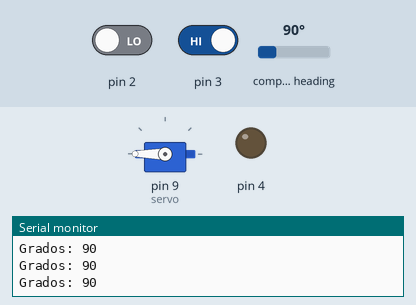
Recording of a sketch running on a simulated Arduino Uno, built with avr-gcc and run on an emulated ATmega328P. Parts: servo, output pins drawn as LEDs (lit = HIGH), the last lines printed to the serial monitor. The inputs (shaded band) are chosen by the test bench; at power-on: compass heading 90°, pin 3 HIGH, pin 2 LOW.

Above: at 1.2 s.
1.3 s: compass heading set to 93°
At 2.1 s:
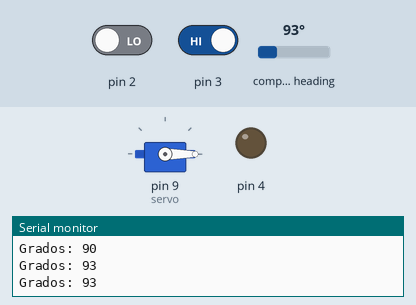
2.8 s: pin 3 driven LOW
At 4.0 s:
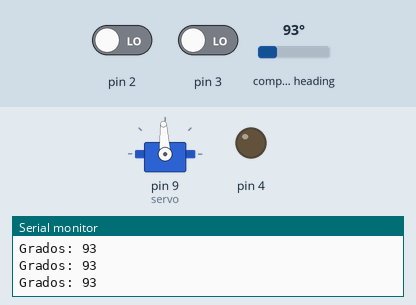
4.6 s: pin 2 driven HIGH
6.7 s: pin 3 driven HIGH
At 7.9 s:
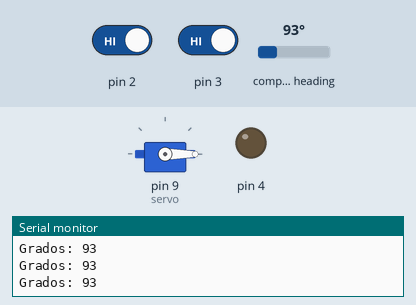
8.5 s: compass heading set to 352°
At 9.8 s:
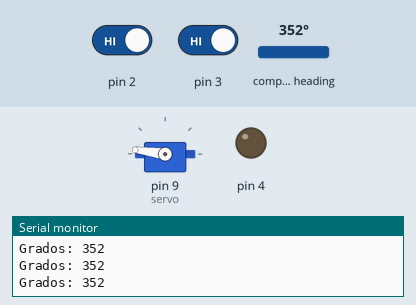
10.2 s: compass heading set to 7°
At 11.7 s:
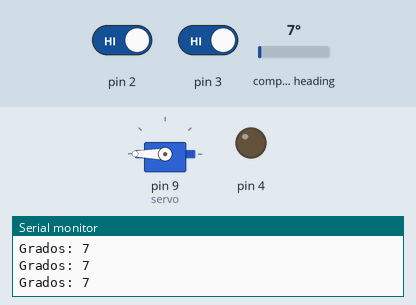
Timing chart, 0 to 13.0 s (numbered marks = the images above; inputs shaded):
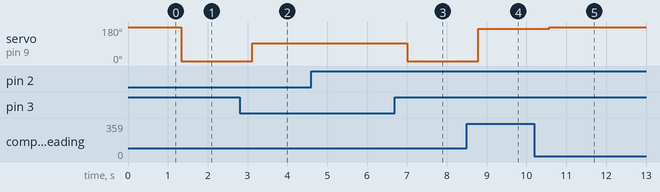

The sketch:

bruju.ino
```cpp
/*
===============================================================================================================
QMC5883LCompass.h Library XYZ Example Sketch
Learn more at [https://github.com/mprograms/QMC5883LCompass]

*/
#include <QMC5883LCompass.h>
#include <Servo.h>

Servo servo;

QMC5883LCompass compass;

void setup() {
  servo.attach(9);
  Serial.begin(9600);
  compass.init();
  compass.setMode(0x01,0x08,0x00,0x00);
  compass.setMagneticDeclination(3,6);
  pinMode(2,INPUT);
  pinMode(3,INPUT);
  pinMode(4,OUTPUT);
  digitalWrite(4,LOW);

}
  int grados;
  int searchSouth;
  int botonCalibracion=0;
  int Apretado=0;
  int calibrando=0;

void loop() {


//Calibración (dura 10 segundos)
    botonCalibracion=digitalRead(2);
   if((botonCalibracion==1)&&(Apretado==0)){
    delay(333);
    botonCalibracion=digitalRead(2);
    if(botonCalibracion==1){
      Apretado=1;

        if(calibrando==0){
          calibrando=1;
          digitalWrite(4,HIGH);
          Serial.print("Calibrando...");
          compass.calibrate();
          digitalWrite(4,LOW);
          Serial.println("...READY!");

        }
    }

   }
   if((botonCalibracion==0)&&(Apretado==1)){
    delay(333);
    botonCalibracion=digitalRead(2);
    if(botonCalibracion==0){
      Apretado=0;
      calibrando=0;
    }

   }


// Read compass values
  compass.read();
  grados=compass.getAzimuth();

//Corrección
if(grados<0){grados=grados+360;}

// Localizar servo
   searchSouth=digitalRead(3);
  if(searchSouth==0){
    if(0<grados&&grados<=180)servo.write(grados);
    if(180<grados&&grados<=270)servo.write(180);
    if(270<grados&&grados<=360)servo.write(0);
  }
  if(searchSouth==1){
    if(180<grados&&grados<=360)servo.write(grados-180);
    if(90<grados&&grados<=180)servo.write(0);
    if(0<grados&&grados<=90)servo.write(180);
  }

  //Escribir datos:
  Serial.print("Grados: ");
  Serial.println(grados);

  delay(444);
}
```

Measured:
- the behaviour switches between 90 and 91° on compass heading (found by bisection; images 0 and 1)
- after the input at 1.3 s, servo on pin 9 (servo): 180° → 0° at once
- after the input at 2.8 s, servo on pin 9 (servo): 0° → 93° after 0.32 s
- after the input at 6.7 s, servo on pin 9 (servo): 93° → 0° after 0.31 s
- after the input at 8.5 s, servo on pin 9 (servo): 0° → 172° after 0.29 s
- after the input at 10.2 s, servo on pin 9 (servo): 172° → 180° after 0.37 s
